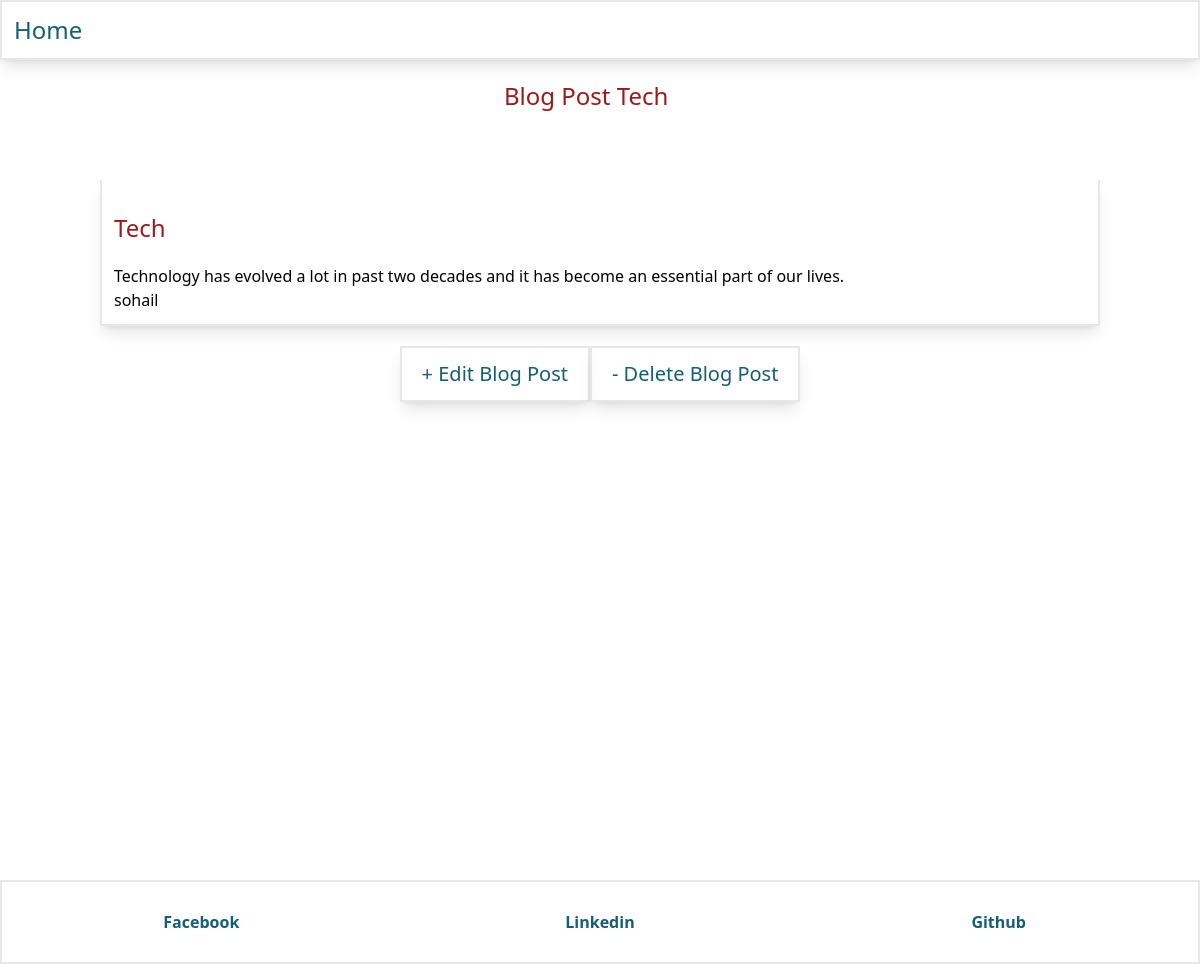
Screenshot of /post/7/ with the database file from the repository.
### blogs/models.py (models this page shows, shortened)
class Post(models.Model):
    title = models.CharField(max_length=200)
    description = models.CharField(max_length=400)
    auther = models.ForeignKey('auth.User', on_delete=models.CASCADE)
    body = models.TextField()
    created = models.DateTimeField(auto_now_add=True)
    updated = models.DateTimeField(auto_now=True)
    role = models.CharField(max_length=20, choices=BLOG_USER_CHOICES, default='owner')

### blogs/views.py (the view)
# urls.py: path('post/<int:post_pk>/', blog_detail_view,  name='blog_detail'),
def blog_detail_view(request, post_pk):
    post = Post.objects.filter(id=post_pk)
    post_title = post[0].title
    post_auther = post[0].auther
    post_body = post[0].body
    post_id = post[0].id
    template_name = 'detail.html'
    template_dict = {
        'post_title': post_title,
        'post_auther': post_auther,
        'post_body': post_body,
        'post_id': post_id
        }
    return render(request, template_name, template_dict)

### templates/detail.html (shortened to what this page needs)
{% extends 'base.html' %}
{% block content %}
<div class="h-20 my-5 mx-auto w-96 ">
    <h1 class="text-2xl text-red-800 my-5 mx-auto w-48  h-20">Blog Post {{post_title}}</h1>
</div>
<div class="flex justify-center">
   <div class="border-2 border-t-0 p-3 w-10/12 shadow-lg">
        <h2 class="text-2xl text-red-800 my-5">{{post_title}}</h2>
        <p>{{post_body}}</p>
        <p>{{post_auther}}</p>
    </div>
</div>
<div class="flex justify-center py-5">
    <a class="text-xl text-cyan-800 border-2 px-5 hover:text-red-800 py-3 px-5 shadow-lg" href="{% url 'blog_edit' post_id %}">+ Edit Blog Post</a>
    <a class="text-xl text-cyan-800 border-2 px-5 hover:text-red-800 py-3 px-5 shadow-lg block" href="{% url 'blog_delete' post_id %}">- Delete Blog Post</a>
</div>
{% endblock %}

### rows the page displays
Post: title "Tech", body "Technology has evolved a lot in past two decades and it has become an essential part of our lives."

### other values shown
{{ post_auther }} "sohail"
